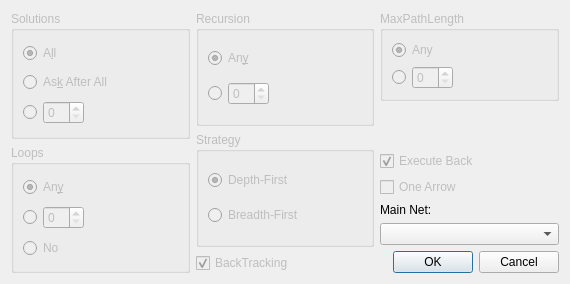
<?xml version="1.0" encoding="UTF-8"?>
<ui version="4.0">
 <class>ProgramOptionsDialog</class>
 <widget class="QDialog" name="ProgramOptionsDialog">
  <property name="geometry">
   <rect>
    <x>0</x>
    <y>0</y>
    <width>570</width>
    <height>284</height>
   </rect>
  </property>
  <property name="windowTitle">
   <string>Dialog</string>
  </property>
  <layout class="QHBoxLayout" name="horizontalLayout_5">
   <item>
    <layout class="QVBoxLayout" name="verticalLayout_6">
     <item>
      <widget class="QGroupBox" name="solutionsBox">
       <property name="enabled">
        <bool>false</bool>
       </property>
       <property name="title">
        <string>Solutions</string>
       </property>
       <layout class="QVBoxLayout" name="verticalLayout">
        <item>
         <widget class="QRadioButton" name="AllSollutionsRadioButton">
          <property name="text">
           <string>A&amp;ll</string>
          </property>
          <property name="checked">
           <bool>true</bool>
          </property>
         </widget>
        </item>
        <item>
         <widget class="QRadioButton" name="AskAfterCallSollutionsRadioButton">
          <property name="text">
           <string>As&amp;k After All</string>
          </property>
         </widget>
        </item>
        <item>
         <layout class="QHBoxLayout" name="horizontalLayout">
          <item>
           <widget class="QRadioButton" name="fixedSollutionsRadioButton">
            <property name="text">
             <string/>
            </property>
           </widget>
          </item>
          <item>
           <widget class="QSpinBox" name="fixedSollutionsSpinBox"/>
          </item>
          <item>
           <spacer name="horizontalSpacer">
            <property name="orientation">
             <enum>Qt::Horizontal</enum>
            </property>
            <property name="sizeHint" stdset="0">
             <size>
              <width>40</width>
              <height>20</height>
             </size>
            </property>
           </spacer>
          </item>
         </layout>
        </item>
       </layout>
      </widget>
     </item>
     <item>
      <widget class="QGroupBox" name="loopsBox">
       <property name="enabled">
        <bool>false</bool>
       </property>
       <property name="title">
        <string>Loops</string>
       </property>
       <layout class="QVBoxLayout" name="verticalLayout_2">
        <item>
         <widget class="QRadioButton" name="anyLoopsRadioButton">
          <property name="text">
           <string>An&amp;y</string>
          </property>
          <property name="checked">
           <bool>true</bool>
          </property>
         </widget>
        </item>
        <item>
         <layout class="QHBoxLayout" name="horizontalLayout_2">
          <item>
           <widget class="QRadioButton" name="fixedLoopsRadioButton">
            <property name="text">
             <string/>
            </property>
           </widget>
          </item>
          <item>
           <widget class="QSpinBox" name="fixedLoopsSpinBox"/>
          </item>
          <item>
           <spacer name="horizontalSpacer_2">
            <property name="orientation">
             <enum>Qt::Horizontal</enum>
            </property>
            <property name="sizeHint" stdset="0">
             <size>
              <width>40</width>
              <height>20</height>
             </size>
            </property>
           </spacer>
          </item>
         </layout>
        </item>
        <item>
         <widget class="QRadioButton" name="noLoopsRadioButton">
          <property name="text">
           <string>No</string>
          </property>
         </widget>
        </item>
       </layout>
      </widget>
     </item>
    </layout>
   </item>
   <item>
    <layout class="QVBoxLayout" name="verticalLayout_7">
     <item>
      <widget class="QGroupBox" name="recursionBox">
       <property name="enabled">
        <bool>false</bool>
       </property>
       <property name="title">
        <string>Recursion</string>
       </property>
       <layout class="QVBoxLayout" name="verticalLayout_3">
        <item>
         <widget class="QRadioButton" name="anyRecursionRadioButton">
          <property name="text">
           <string>An&amp;y</string>
          </property>
          <property name="checked">
           <bool>true</bool>
          </property>
         </widget>
        </item>
        <item>
         <layout class="QHBoxLayout" name="horizontalLayout_3">
          <item>
           <widget class="QRadioButton" name="fixedRecursionRadioButton">
            <property name="text">
             <string/>
            </property>
           </widget>
          </item>
          <item>
           <widget class="QSpinBox" name="fixedRecursionSpinBox"/>
          </item>
          <item>
           <spacer name="horizontalSpacer_3">
            <property name="orientation">
             <enum>Qt::Horizontal</enum>
            </property>
            <property name="sizeHint" stdset="0">
             <size>
              <width>40</width>
              <height>20</height>
             </size>
            </property>
           </spacer>
          </item>
         </layout>
        </item>
       </layout>
      </widget>
     </item>
     <item>
      <widget class="QGroupBox" name="strategyGroupBox">
       <property name="enabled">
        <bool>false</bool>
       </property>
       <property name="title">
        <string>Strategy</string>
       </property>
       <layout class="QVBoxLayout" name="verticalLayout_4">
        <item>
         <widget class="QRadioButton" name="depthStrategyRadioButton">
          <property name="text">
           <string>Depth-First</string>
          </property>
          <property name="checked">
           <bool>true</bool>
          </property>
         </widget>
        </item>
        <item>
         <widget class="QRadioButton" name="breadthStrategyRadioButton">
          <property name="text">
           <string>Breadth-First</string>
          </property>
         </widget>
        </item>
       </layout>
      </widget>
     </item>
     <item>
      <widget class="QCheckBox" name="backtrackingCheckBox">
       <property name="enabled">
        <bool>false</bool>
       </property>
       <property name="text">
        <string>BackTracking</string>
       </property>
       <property name="checked">
        <bool>true</bool>
       </property>
      </widget>
     </item>
    </layout>
   </item>
   <item>
    <layout class="QVBoxLayout" name="verticalLayout_8">
     <item>
      <widget class="QGroupBox" name="maxPathLengthGroupBox">
       <property name="enabled">
        <bool>false</bool>
       </property>
       <property name="title">
        <string>MaxPathLength</string>
       </property>
       <layout class="QVBoxLayout" name="verticalLayout_5">
        <item>
         <widget class="QRadioButton" name="anyMaxPathLengthRadioButton">
          <property name="text">
           <string>Any</string>
          </property>
          <property name="checked">
           <bool>true</bool>
          </property>
         </widget>
        </item>
        <item>
         <layout class="QHBoxLayout" name="horizontalLayout_4">
          <item>
           <widget class="QRadioButton" name="fixedMaxPathLengthRadioButton">
            <property name="text">
             <string/>
            </property>
           </widget>
          </item>
          <item>
           <widget class="QSpinBox" name="fixedMaPathLengthSpinBox"/>
          </item>
          <item>
           <spacer name="horizontalSpacer_4">
            <property name="orientation">
             <enum>Qt::Horizontal</enum>
            </property>
            <property name="sizeHint" stdset="0">
             <size>
              <width>40</width>
              <height>20</height>
             </size>
            </property>
           </spacer>
          </item>
         </layout>
        </item>
       </layout>
      </widget>
     </item>
     <item>
      <spacer name="verticalSpacer_3">
       <property name="orientation">
        <enum>Qt::Vertical</enum>
       </property>
       <property name="sizeHint" stdset="0">
        <size>
         <width>20</width>
         <height>40</height>
        </size>
       </property>
      </spacer>
     </item>
     <item>
      <widget class="QCheckBox" name="executeBackCheckBox">
       <property name="enabled">
        <bool>false</bool>
       </property>
       <property name="text">
        <string>Execute Back</string>
       </property>
       <property name="checked">
        <bool>true</bool>
       </property>
      </widget>
     </item>
     <item>
      <widget class="QCheckBox" name="oneArrowCheckBox">
       <property name="enabled">
        <bool>false</bool>
       </property>
       <property name="text">
        <string>One Arrow</string>
       </property>
      </widget>
     </item>
     <item>
      <widget class="QLabel" name="label">
       <property name="text">
        <string>Main Net:</string>
       </property>
      </widget>
     </item>
     <item>
      <widget class="QComboBox" name="selectMainNetcomboBox"/>
     </item>
     <item>
      <widget class="QDialogButtonBox" name="buttonBox">
       <property name="orientation">
        <enum>Qt::Horizontal</enum>
       </property>
       <property name="standardButtons">
        <set>QDialogButtonBox::Cancel|QDialogButtonBox::Ok</set>
       </property>
      </widget>
     </item>
    </layout>
   </item>
  </layout>
 </widget>
 <resources/>
 <connections>
  <connection>
   <sender>buttonBox</sender>
   <signal>accepted()</signal>
   <receiver>ProgramOptionsDialog</receiver>
   <slot>accept()</slot>
   <hints>
    <hint type="sourcelabel">
     <x>248</x>
     <y>254</y>
    </hint>
    <hint type="destinationlabel">
     <x>157</x>
     <y>274</y>
    </hint>
   </hints>
  </connection>
  <connection>
   <sender>buttonBox</sender>
   <signal>rejected()</signal>
   <receiver>ProgramOptionsDialog</receiver>
   <slot>reject()</slot>
   <hints>
    <hint type="sourcelabel">
     <x>316</x>
     <y>260</y>
    </hint>
    <hint type="destinationlabel">
     <x>286</x>
     <y>274</y>
    </hint>
   </hints>
  </connection>
 </connections>
</ui>
